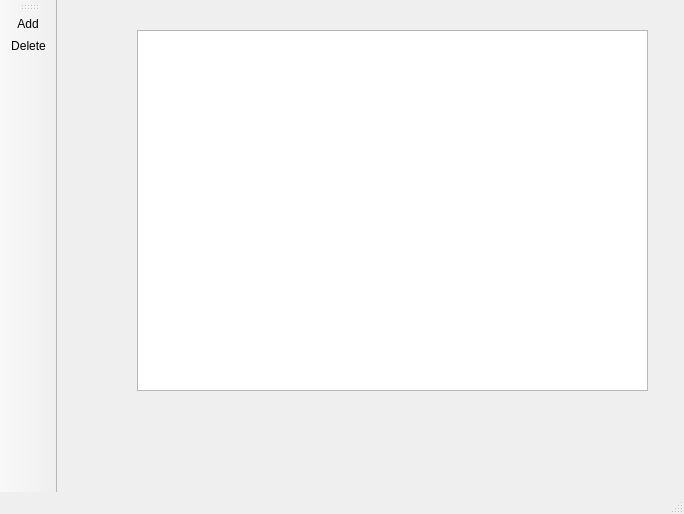
<?xml version="1.0" encoding="UTF-8"?>
<ui version="4.0">
 <class>MainWindow</class>
 <widget class="QMainWindow" name="MainWindow">
  <property name="geometry">
   <rect>
    <x>0</x>
    <y>0</y>
    <width>684</width>
    <height>514</height>
   </rect>
  </property>
  <property name="windowTitle">
   <string>MainWindow</string>
  </property>
  <widget class="QWidget" name="centralwidget">
   <widget class="QTableView" name="tableView">
    <property name="geometry">
     <rect>
      <x>80</x>
      <y>30</y>
      <width>511</width>
      <height>361</height>
     </rect>
    </property>
   </widget>
  </widget>
  <widget class="QStatusBar" name="statusbar"/>
  <widget class="QToolBar" name="toolBar">
   <property name="windowTitle">
    <string>toolBar</string>
   </property>
   <attribute name="toolBarArea">
    <enum>LeftToolBarArea</enum>
   </attribute>
   <attribute name="toolBarBreak">
    <bool>false</bool>
   </attribute>
   <addaction name="actionAdd"/>
   <addaction name="actionDelete"/>
  </widget>
  <action name="actionAdd">
   <property name="checkable">
    <bool>true</bool>
   </property>
   <property name="icon">
    <iconset theme="edit-find"/>
   </property>
   <property name="text">
    <string>Add</string>
   </property>
   <property name="shortcut">
    <string>Ctrl+N</string>
   </property>
  </action>
  <action name="actionDelete">
   <property name="icon">
    <iconset theme="edit-delete"/>
   </property>
   <property name="text">
    <string>Delete</string>
   </property>
   <property name="shortcut">
    <string>Del</string>
   </property>
  </action>
 </widget>
 <resources/>
 <connections/>
</ui>
